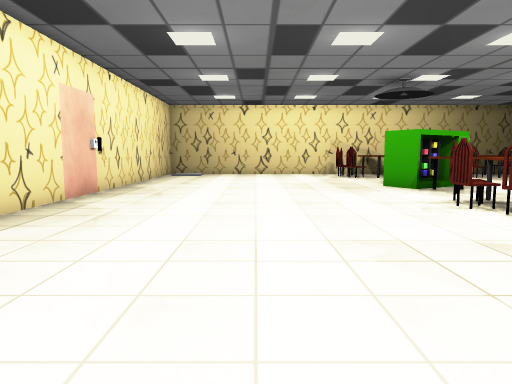
View 1 (above)

16 first-person views from a walk through a scene from a Unity 3-D project. The camera is 1.2 m above the floor, tilts 6° down and sees 70° across. The floor is counted in squares, 1 m on a side. Each view is taken from the middle of a square. On the plan, view 1 faces up. The plan holds only what a view shows up to about 15 squares ahead; the rest is blank. The place goes on beyond the plan. The player character is not drawn. Door leaves are left out, so doorways stand open. Some surface patterns are stand-ins.

View 2
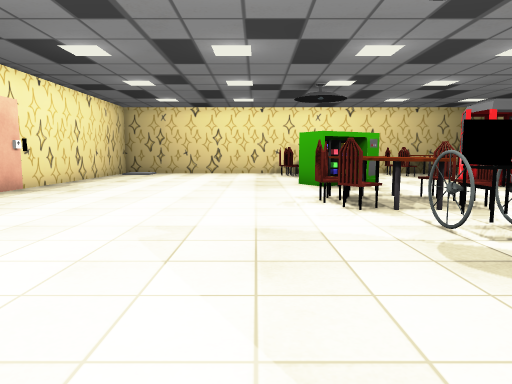

View 3
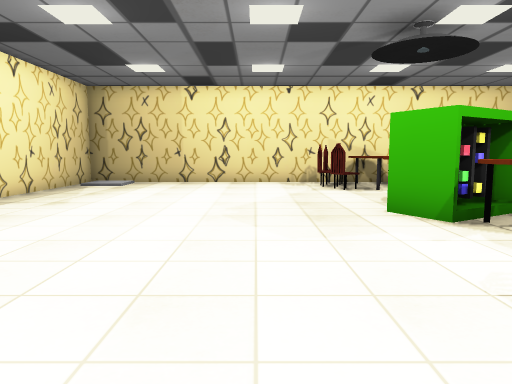

View 4
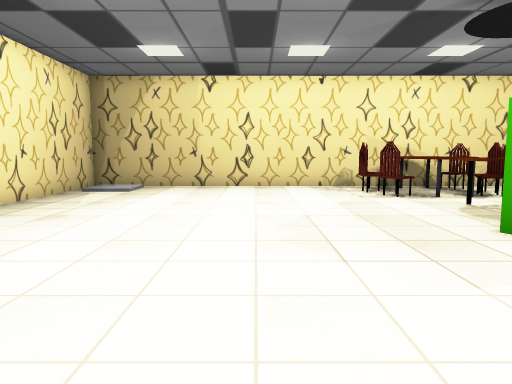

View 5
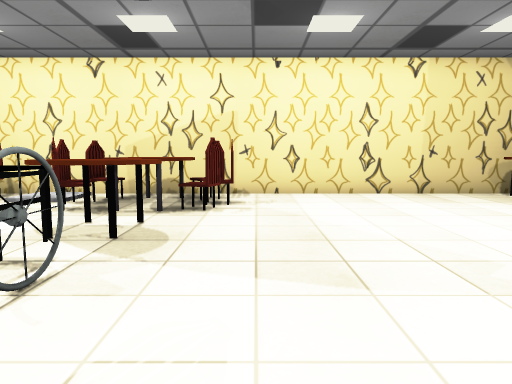

View 6
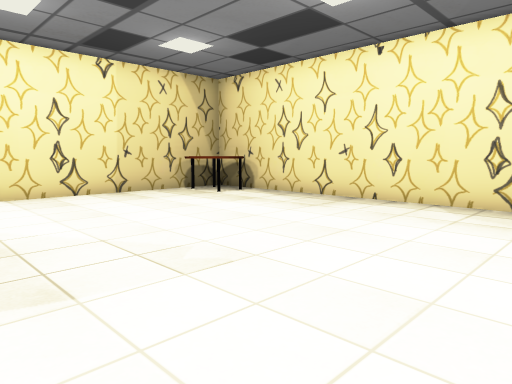

View 7
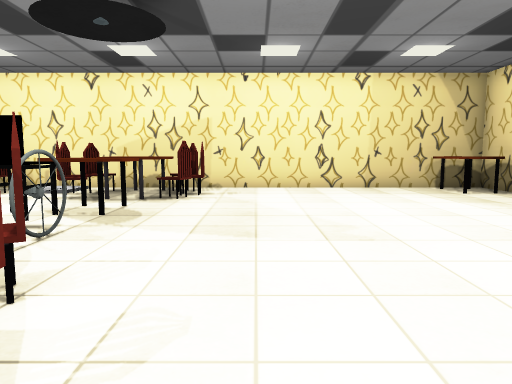

View 8
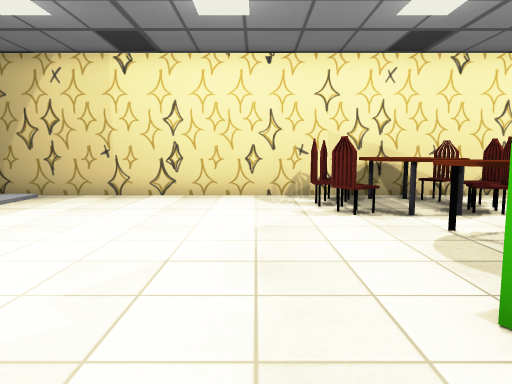

View 9
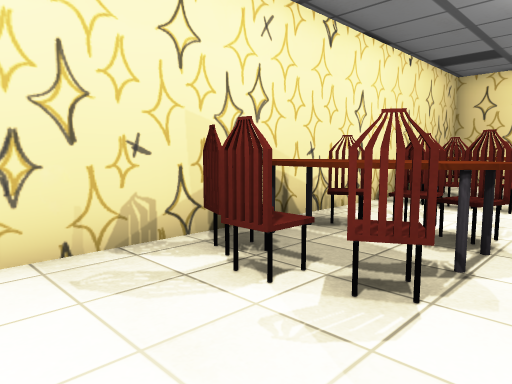

View 10
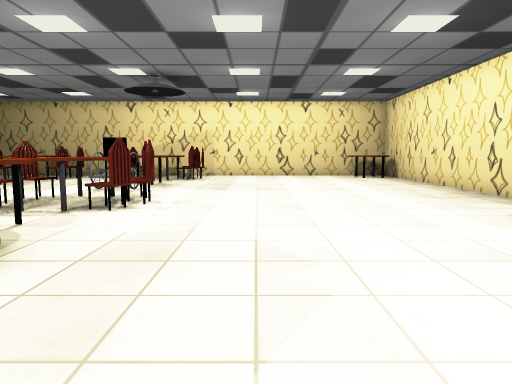

View 11
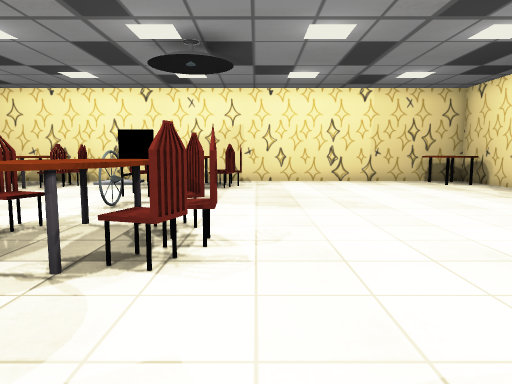

View 12
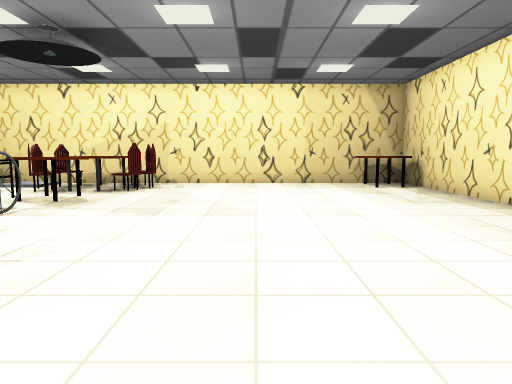

View 13
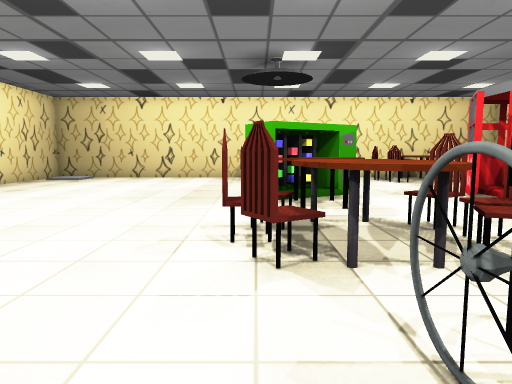

View 14
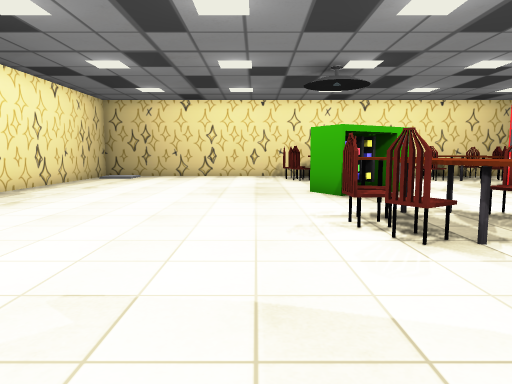

View 15
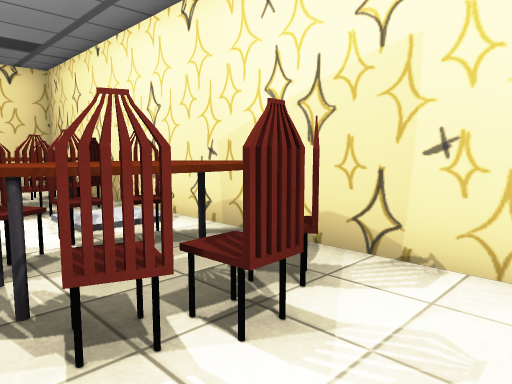

View 16
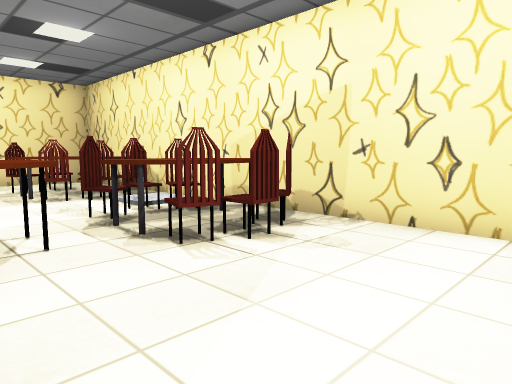

### Floor plan
Points are (right, up) in squares from view 1. A wall is a line through its corners. A room is listed if a view was taken in it or the views show most of it. See-through windows are left out.
Room 1 (views 1, 2, 3, 4, 5, 6, 7, 8, 9, 10, 11, 12, 13, 14, 15, 16)
walls: (-5, 11.5) (-5, -3) (8.5, -3); (6.8, 13.5) (6.2, 13.1) (5.9, 13.6); (6.9, 14.2) (5.6, 13.5); (8.5, 21.5) (-5, 21.5) (-5, 12.4)
low walls: (7.1, 13.2) (5.8, 12.5)
objects: other object (4, 15) to (8, 21); other object (5, -2) to (8, 3); other object (5, 6) to (8, 12); other object (5, 13); other object (6, 4) to (7, 5)

Where each view was taken, in squares from view 1:
view 1: 0 up, 0 right, facing up
view 2: 1 down, 3 right, facing up
view 3: 6 up, 2 right, facing up
view 4: 8 up, 1 right, facing up
view 5: 8 up, 4 right, facing down
view 6: 8 up, 4 right, facing down-left
view 7: 10 up, 3 right, facing down
view 8: 11 up, 3 right, facing up
view 9: 17 up, 2 right, facing up-right
view 10: 17 up, 2 right, facing down
view 11: 13 up, 4 right, facing down
view 12: 12 up, 1 right, facing down
view 13: 3 up, 5 right, facing up
view 14: 2 up, 3 right, facing up
view 15: 1 up, 3 right, facing down-right
view 16: 3 up, 1 right, facing down-right
